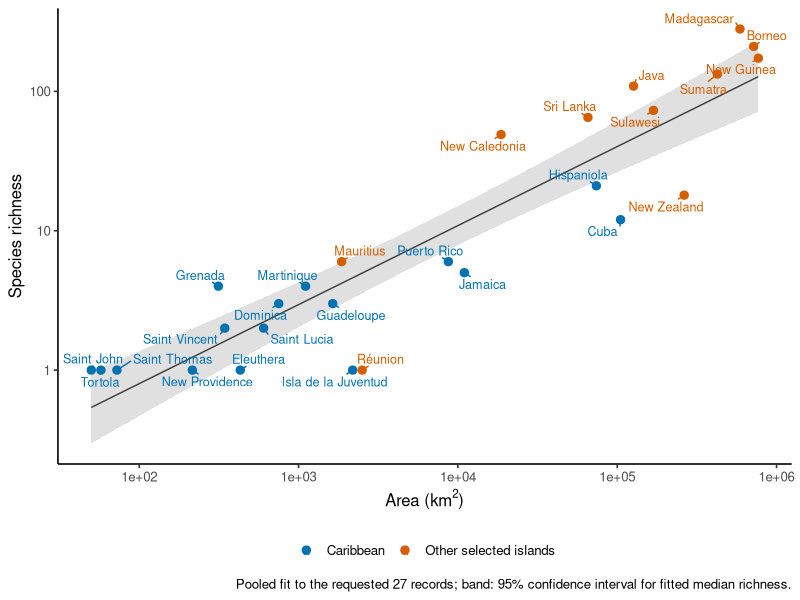
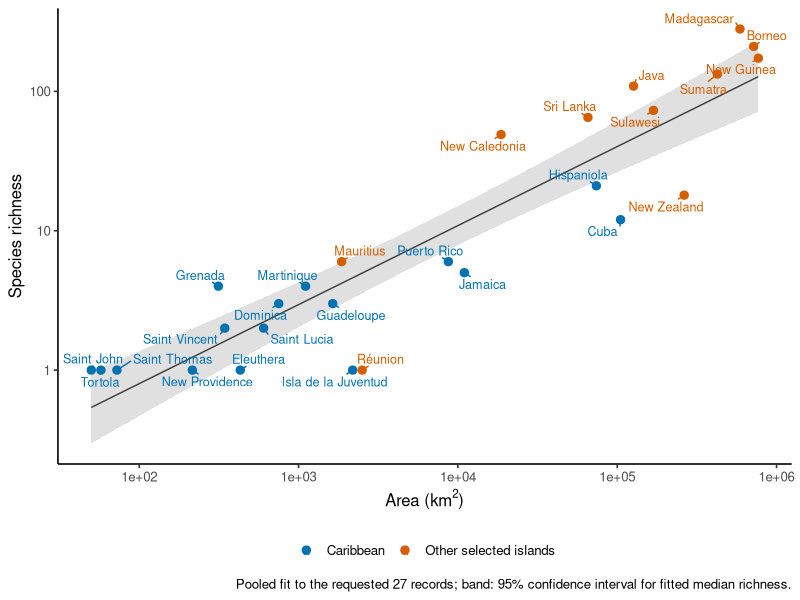

Reproduce these figures in R, in order. (Note: this script raises an error after producing the figures.)
# Run from paleo-islands. Requested geographic subset; original workbook unchanged.
library(readxl)
library(ggplot2)
library(ggrepel)
d <- as.data.frame(read_excel('data/richness/island-richness-area.xlsx',sheet='Island richness'))
d <- d[d$region=='Caribbean' | d$island %in% c('Réunion','Mauritius','Madagascar','New Caledonia','Borneo','Java','Sumatra','Sulawesi','New Guinea','Sri Lanka'),c('island','region','n_sp','area_km2')]
# User-supplied NZ richness; provisional national land area from Australian DFAT.
# https://www.dfat.gov.au/geo/new-zealand/new-zealand-country-brief
# This differs from the Global Islands v3 polygon source used for the other records.
d <- rbind(d,data.frame(island='New Zealand',region='Australasian',n_sp=18,area_km2=263310))
d$group <- factor(ifelse(d$region=='Caribbean','Caribbean','Other selected islands'))
d$x <- log(d$area_km2);d$y <- log(d$n_sp)
out <- 'area-estimation/results/selected-27'
plots.dir <- 'area-estimation/plots/selected-27'
dir.create(out,recursive=TRUE,showWarnings=FALSE)
dir.create(plots.dir,recursive=TRUE,showWarnings=FALSE)
write.csv(d,file.path(out,'input.csv'),row.names=FALSE)
forms <- list(pooled=y~x,group_intercepts=y~x+group,group_slopes=y~x*group)
scores <- data.frame();coefficients <- data.frame()
fits <- list()
for(name in names(forms)) {
 f <- lm(forms[[name]],data=d);fits[[name]] <- f
 pred <- numeric(nrow(d))
 for(i in seq_len(nrow(d))) pred[i] <- predict(lm(forms[[name]],data=d[-i, ]),d[i, ])
 k <- attr(logLik(f),'df')
 scores <- rbind(scores,data.frame(model=name,n=nrow(d),R2=summary(f)$r.squared,
  adjusted_R2=summary(f)$adj.r.squared,AICc=AIC(f)+2*k*(k+1)/(nrow(d)-k-1),LOO_log_RMSE=sqrt(mean((d$y-pred)^2))))
 coefficients <- rbind(coefficients,data.frame(model=name,term=names(coef(f)),estimate=coef(f),confint(f),p=summary(f)$coefficients[,4]))
}
sensitivity <- data.frame()
subsets <- list(all=d,without_Madagascar=d[d$island!='Madagascar', ],Caribbean=d[d$group=='Caribbean', ],other_eleven=d[d$group!='Caribbean', ])
for(name in names(subsets)) {
 a <- subsets[[name]];f <- lm(y~x,a);ci<-confint(f)
 sensitivity <- rbind(sensitivity,data.frame(subset=name,n=nrow(a),slope=coef(f)[2],lower=ci[2,1],upper=ci[2,2],R2=summary(f)$r.squared,p=summary(f)$coefficients[2,4]))
}
f <- fits$pooled
r <- cor.test(d$area_km2,d$n_sp,method='spearman',exact=FALSE)
write.csv(scores,file.path(out,'models.csv'),row.names=FALSE)
write.csv(coefficients,file.path(out,'coefficients.csv'),row.names=FALSE)
write.csv(sensitivity,file.path(out,'sensitivity.csv'),row.names=FALSE)
capture.output(summary(f),confint(f),r,file=file.path(out,'statistics.txt'))
# Show pooled regression only, with labels for every observation.
grid <- data.frame(x=seq(min(d$x),max(d$x),length.out=200))
ci <- predict(f,grid,interval='confidence')
grid$area<-exp(grid$x);grid$fit<-exp(ci[,1]);grid$lower<-exp(ci[,2]);grid$upper<-exp(ci[,3])
p <- ggplot(d,aes(area_km2,n_sp))+
 geom_ribbon(data=grid,aes(x=area,ymin=lower,ymax=upper),inherit.aes=FALSE,fill='grey88')+
 geom_line(data=grid,aes(area,fit),inherit.aes=FALSE,colour='grey25')+
 geom_point(aes(colour=group),size=2.5)+
 geom_text_repel(aes(label=island,colour=group),seed=27,size=3.2,max.overlaps=Inf,min.segment.length=0)+
 scale_x_log10()+scale_y_log10()+scale_colour_manual(values=c('#0072B2','#D55E00'))+
 theme_classic(base_size=12)+theme(legend.position='bottom')+
 labs(x=expression('Area (km'^2*')'),y='Species richness',colour=NULL,
 caption='Pooled fit to the requested 27 records; band: 95% confidence interval for fitted median richness.')
ggsave(file.path(plots.dir,'regression.png'),p,width=11,height=8,dpi=180)
ggsave(file.path(plots.dir,'regression.pdf'),p,width=11,height=8)
report <- c('# Requested 27-island subset','',
'Included all 16 Caribbean records plus Réunion, Mauritius, Madagascar, New Caledonia, New Zealand, Borneo, Java, Sumatra, Sulawesi, New Guinea and Sri Lanka. Mauritius retains the workbook value of 6 species. NZ uses the supplied 18 species and 263,310 km2 land area from https://www.dfat.gov.au/geo/new-zealand/new-zealand-country-brief. NZ is a country/island-group observation; area source is not yet harmonized with Global Islands v3. The workbook is unchanged.','',
'Exploratory lognormal regression. AICc comparisons only use models fitted to the same 27 observations. LOO validates islands, not entire geographic regions. The eleven non-Caribbean observations cover different climates/geological histories and do not define a single homogeneous reference group.','',capture.output(scores),'',capture.output(sensitivity),'',capture.output(r),'',
'A stronger association within this selected subset does not establish that it is the correct calibration for Sunken Islands. Selection and inventory uncertainty are not propagated, and forward association alone does not establish accurate inverse area recovery. No Sunken Islands area estimate was recalculated.')
writeLines(report,'area-estimation/reports/selected-27.md')
print(scores);print(sensitivity);print(r)
